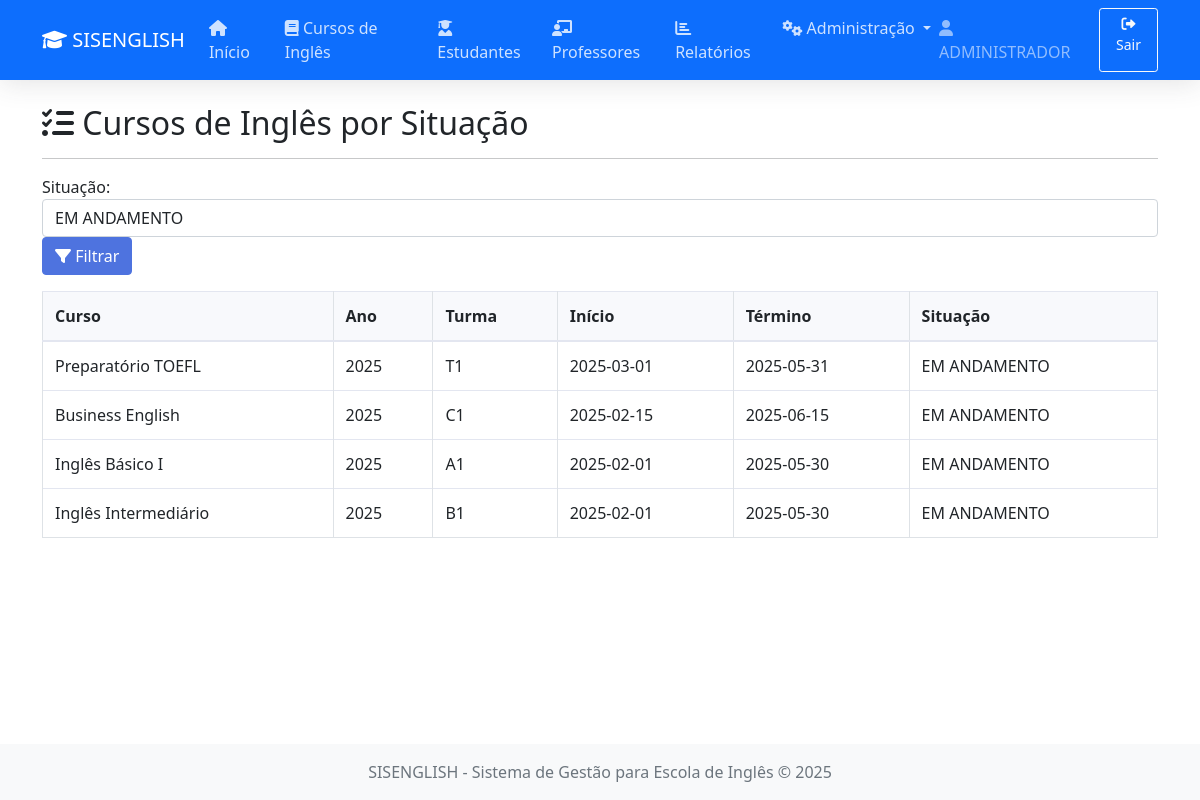
Screenshot of /views/relatorios/cursos_situacao.php?situacao=EM ANDAMENTO (signed in) with the database file from the repository.
### tables this page shows
CREATE TABLE IF NOT EXISTS `formacoes` (
  `id` int(11) NOT NULL AUTO_INCREMENT,
  `curso` varchar(100) NOT NULL,
  `ano` varchar(4) NOT NULL,
  `turma` varchar(20) NOT NULL,
  `inicio` date NOT NULL,
  `termino` date NOT NULL,
  `local` varchar(100) NOT NULL,
  `situacao` varchar(20) NOT NULL,
  `tipo_capacitacao` varchar(100) NOT NULL,
  `modalidade` varchar(100) NOT NULL,
  `campus` varchar(100) NOT NULL,
  `carga_horaria` int(11) NOT NULL,
  `instituicao` varchar(255) NOT NULL,
  `municipio` varchar(255) NOT NULL,
  `portaria` varchar(255) DEFAULT NULL,
  `parecer` varchar(255) DEFAULT NULL,
  PRIMARY KEY (`id`)
);

### models/curso.php (called while the page is built, shortened)
<?php
class Curso {
    private $conn;
    private $table_name = "formacoes";
    public function __construct($db) {
        $this->conn = $db;
    }
    public function filter($curso = null, $ano = null, $turma = null, $situacao = null) {
        $query = "SELECT * FROM " . $this->table_name . " WHERE 1=1";
        if(!empty($situacao)) {
            $query .= " AND situacao LIKE :situacao";
        }
        $query .= " ORDER BY ano DESC, inicio DESC";
        $stmt = $this->conn->prepare($query);
        if(!empty($situacao)) {
            $situacao = strip_tags($situacao);
            $situacao = "%{$situacao}%";
            $stmt->bindParam(":situacao", $situacao);
        }
        $stmt->execute();
        return $stmt;
    }
}
?>

### views/relatorios/cursos_situacao.php (the view, shortened to what this page needs)
<?php
include_once '../../models/curso.php';
$database = new Database();
$db = $database->getConnection();
include_once '../layouts/header.php';
$query = "SELECT DISTINCT situacao FROM formacoes ORDER BY situacao";
$stmt = $db->prepare($query);
$stmt->execute();
$situacoes = $stmt->fetchAll(PDO::FETCH_COLUMN);
$selected = $_GET['situacao'] ?? '';
?>
<div class="container mt-4">
    <h2><i class="fas fa-tasks"></i> Cursos de Inglês por Situação</h2>
    <hr>
    <form method="get" class="form-inline mb-3">
        <label class="mr-2">Situação:</label>
        <select name="situacao" class="form-control">
            <?php foreach($situacoes as $sit): ?>
                <option value="<?php echo htmlspecialchars($sit); ?>" <?php if($sit===$selected) echo 'selected'; ?>>
                    <?php echo htmlspecialchars($sit); ?>
                </option>
            <?php endforeach; ?>
        </select>
        <button type="submit" class="btn btn-primary ml-2"><i class="fas fa-filter"></i> Filtrar</button>
    </form>
<?php if($selected): ?>
    <?php
    $curso = new Curso($db);
    $stmt = $curso->filter(null, null, null, $selected);
    ?>
    <table class="table table-bordered">
        <thead class="thead-light">
            <tr><th>Curso</th><th>Ano</th><th>Turma</th><th>Início</th><th>Término</th><th>Situação</th></tr>
        </thead>
        <tbody>
        <?php while($row = $stmt->fetch(PDO::FETCH_ASSOC)): ?>
            <tr>
                <td><?php echo htmlspecialchars($row['curso']); ?></td>
                <td><?php echo htmlspecialchars($row['ano']); ?></td>
                <td><?php echo htmlspecialchars($row['turma']); ?></td>
                <td><?php echo htmlspecialchars($row['inicio']); ?></td>
                <td><?php echo htmlspecialchars($row['termino']); ?></td>
                <td><?php echo htmlspecialchars($row['situacao']); ?></td>
            </tr>
        <?php endwhile; ?>
        </tbody>
    </table>
<?php endif; ?>
</div>
<?php include_once '../layouts/footer.php'; ?>

### assets/css/style.css (style rules this page uses)
body { min-height: 100vh; display: flex; flex-direction: column; }
.table { width: 100%; margin-bottom: 1rem; color: #212529; }
.table th, .table td { padding: 0.75rem; vertical-align: middle; border-top: 1px solid #e3e6f0; }
.table thead th { vertical-align: bottom; border-bottom: 2px solid #e3e6f0; background-color: #f8f9fc; }
.btn-primary { background-color: #4e73df; border-color: #4e73df; }

### rows the page displays
formacoes: curso "Preparatório TOEFL", ano "2025", turma "T1", inicio "2025-03-01", termino "2025-05-31", situacao "EM ANDAMENTO"
formacoes: curso "Business English", ano "2025", turma "C1", inicio "2025-02-15", termino "2025-06-15", situacao "EM ANDAMENTO"
formacoes: curso "Inglês Básico I", ano "2025", turma "A1", inicio "2025-02-01", termino "2025-05-30", situacao "EM ANDAMENTO"
formacoes: curso "Inglês Intermediário", ano "2025", turma "B1", inicio "2025-02-01", termino "2025-05-30", situacao "EM ANDAMENTO"

### other values shown
$_SESSION['nome'] "ADMINISTRADOR"
form field situacao "EM ANDAMENTO"
